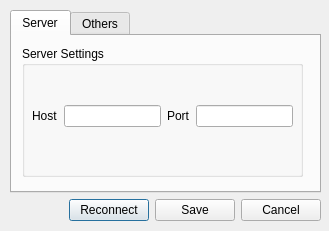
<ui version="4.0" >
 <class>Options</class>
 <widget class="QDialog" name="Options" >
  <property name="geometry" >
   <rect>
    <x>0</x>
    <y>0</y>
    <width>329</width>
    <height>231</height>
   </rect>
  </property>
  <property name="windowTitle" >
   <string>Options</string>
  </property>
  <widget class="QWidget" name="verticalLayout" >
   <property name="geometry" >
    <rect>
     <x>10</x>
     <y>10</y>
     <width>311</width>
     <height>211</height>
    </rect>
   </property>
   <layout class="QVBoxLayout" >
    <item>
     <widget class="QTabWidget" name="optionsBox" >
      <property name="currentIndex" >
       <number>0</number>
      </property>
      <widget class="QWidget" name="tab" >
       <attribute name="title" >
        <string>Server</string>
       </attribute>
       <widget class="QGroupBox" name="groupBox" >
        <property name="geometry" >
         <rect>
          <x>10</x>
          <y>10</y>
          <width>281</width>
          <height>131</height>
         </rect>
        </property>
        <property name="title" >
         <string>Server Settings</string>
        </property>
        <widget class="QWidget" name="gridLayout" >
         <property name="geometry" >
          <rect>
           <x>10</x>
           <y>20</y>
           <width>261</width>
           <height>101</height>
          </rect>
         </property>
         <layout class="QGridLayout" >
          <item row="0" column="0" >
           <widget class="QLabel" name="label" >
            <property name="text" >
             <string>Host</string>
            </property>
           </widget>
          </item>
          <item row="0" column="1" >
           <widget class="QLineEdit" name="host" >
            <property name="text" >
             <string/>
            </property>
            <property name="maxLength" >
             <number>50</number>
            </property>
           </widget>
          </item>
          <item row="0" column="2" >
           <widget class="QLabel" name="label_2" >
            <property name="text" >
             <string>Port</string>
            </property>
           </widget>
          </item>
          <item row="0" column="3" >
           <widget class="QLineEdit" name="port" >
            <property name="text" >
             <string/>
            </property>
            <property name="maxLength" >
             <number>5</number>
            </property>
           </widget>
          </item>
         </layout>
        </widget>
       </widget>
      </widget>
      <widget class="QWidget" name="tab_2" >
       <attribute name="title" >
        <string>Others</string>
       </attribute>
      </widget>
     </widget>
    </item>
    <item>
     <layout class="QHBoxLayout" >
      <item>
       <spacer>
        <property name="orientation" >
         <enum>Qt::Horizontal</enum>
        </property>
        <property name="sizeHint" >
         <size>
          <width>40</width>
          <height>20</height>
         </size>
        </property>
       </spacer>
      </item>
      <item>
       <widget class="QPushButton" name="reconnect" >
        <property name="text" >
         <string>Reconnect</string>
        </property>
       </widget>
      </item>
      <item>
       <widget class="QPushButton" name="save" >
        <property name="text" >
         <string>Save</string>
        </property>
       </widget>
      </item>
      <item>
       <widget class="QPushButton" name="cancel" >
        <property name="text" >
         <string>Cancel</string>
        </property>
       </widget>
      </item>
     </layout>
    </item>
   </layout>
  </widget>
 </widget>
 <resources/>
 <connections/>
</ui>
